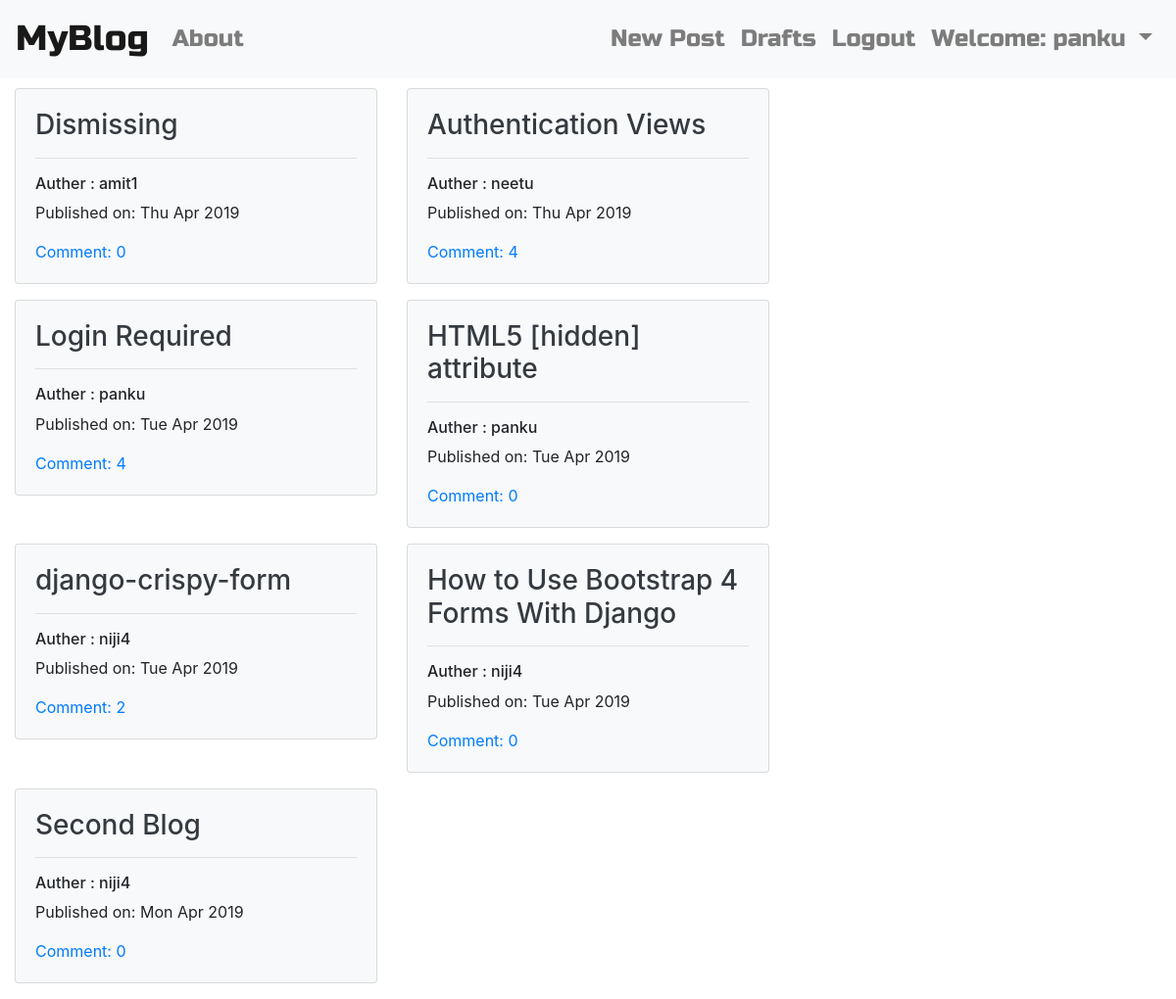
Screenshot of / (signed in) with the database file from the repository.
### blog/models.py (models this page shows, shortened)
class Post(models.Model):
	auther = models.ForeignKey('auth.User', on_delete=models.CASCADE)
	title = models.CharField(max_length=256)
	text = models.TextField()
	create_date = models.DateTimeField(default=timezone.now)
	published_date = models.DateTimeField(blank=True, null=True)
	def approve_comments(self):
		return self.comment

### blog/views.py (the view)
# urls.py: path('', views.PostListView.as_view(), name='post_list'),
class PostListView(ListView):
	model = Post
	def get_queryset(self):
		return Post.objects.filter(published_date__lte=timezone.now()).order_by('-published_date')

### blog/templates/blog/post_list.html
{% extends 'blog/base.html' %}
{% block content %}
	<div class="centerstage">
		<div class="row">
			{% for post in post_list %}
				<div class="col-lg-6 col-md-6 col-sm-12 post">
					<div class="card bg-light mb-3" style="max-width: 30rem;">
						<div class="card-body ">
							<h3 class="card-title">
								<a href="{% url 'blog:post_detail' pk=post.pk %}" class="text-dark">
									{{ post.title }}
								</a>
							</h3>
							<hr>
							<div class='date'>
								<h6>Auther : {{ post.auther }}</h6>
								<p>Published on: {{ post.published_date|date:'D M Y'}}</p>
							</div>
							<a href="{% url 'blog:post_detail' pk=post.pk %}">
								Comment: {{ post.approve_comments.count }}
							</a>
						</div>
					</div>
				</div>
			{% endfor %}
		</div>
	</div>
{% endblock %}

### blog/templates/blog/base.html (shortened to what this page needs)
<!DOCTYPE html>
{% load staticfiles %}
<html>
<head>
	<link rel="stylesheet" href="https://maxcdn.bootstrapcdn.com/bootstrap/4.0.0/css/bootstrap.min.css">
	<link rel="stylesheet" href="//cdn.jsdelivr.net/npm/medium-editor@latest/dist/css/medium-editor.min.css"
	type="text/css" media="screen" charset="utf-8">
	<link rel="stylesheet"  href="{% static 'css/blog.css' %}">
</head>
<body>
	<nav class="navbar navbar-expand-lg navbar-light bg-light techfont custom-navbar">
  		<a class="navbar-brand bigbrand" href="{% url 'blog:post_list' %}">MyBlog</a>
  		<div class="collapse navbar-collapse" id="navbarNav">
    		<ul class="navbar-nav mr-auto">
     			<li class="nav-item">
       				<a class="nav-link" href="{% url 'blog:about' %}">About</a>
      			</li>
    		</ul>
    		<ul class="nav navbar-nav justify-content-end">
    			{% if user.is_authenticated %}
	     			<li class="nav-item">
	       				<a class="nav-link" href="{% url 'blog:post_new' %}">New Post</a>
	      			</li>
		      		<li class="nav-item">
		        		<a class="nav-link" href="{% url 'blog:draft_list' %}">Drafts</a>
		      		</li>
		      		<li class="nav-item">
		        		<a class="nav-link" href="{% url 'logout' %}">Logout</a>
		      		</li>
		      		<li class="nav-item dropdown">
					    <a class="nav-link dropdown-toggle" data-toggle="dropdown" href="#"
					    	role="button" aria-haspopup="true" aria-expanded="false">
					    	Welcome: {{user.username}}
					    </a>
					</li>
	      		{% endif %}
    		</ul>
  		</div>
	</nav>
	<div class="container-fluid content">
		<div class="row">
			<div class="col-lg-8 col-md-12 col-sm-12 blog_posts">
				{% block content %}
				{% endblock %}
			</div>
			<div class="col-lg-4">
			</div>
		</div>
	</div>
</body>
</html>

### blog/static/css/blog.css (style rules this page uses)
.techfont { font-family: 'Russo One', san-serif; font-size: 1.5em; margin-bottom: 10px; }
.bigbrand { font-size: 1.5em; }
.centerstage { margin-left: auto; margin-right: auto; }

### rows the page displays
Post: title "Dismissing", auther "amit1", published_date "Thu Apr 2019", approve_comments.count "0"
Post: title "Authentication Views", auther "neetu", published_date "Thu Apr 2019", approve_comments.count "4"
Post: title "Login Required", auther "panku", published_date "Tue Apr 2019", approve_comments.count "4"
Post: title "HTML5 [hidden] attribute", auther "panku", published_date "Tue Apr 2019", approve_comments.count "0"
Post: title "django-crispy-form", auther "niji4", published_date "Tue Apr 2019", approve_comments.count "2"
Post: title "How to Use Bootstrap 4 Forms With Django", auther "niji4", published_date "Tue Apr 2019", approve_comments.count "0"
Post: title "Second Blog", auther "niji4", published_date "Mon Apr 2019", approve_comments.count "0"

### other values shown
{{ user.username }} "panku"
